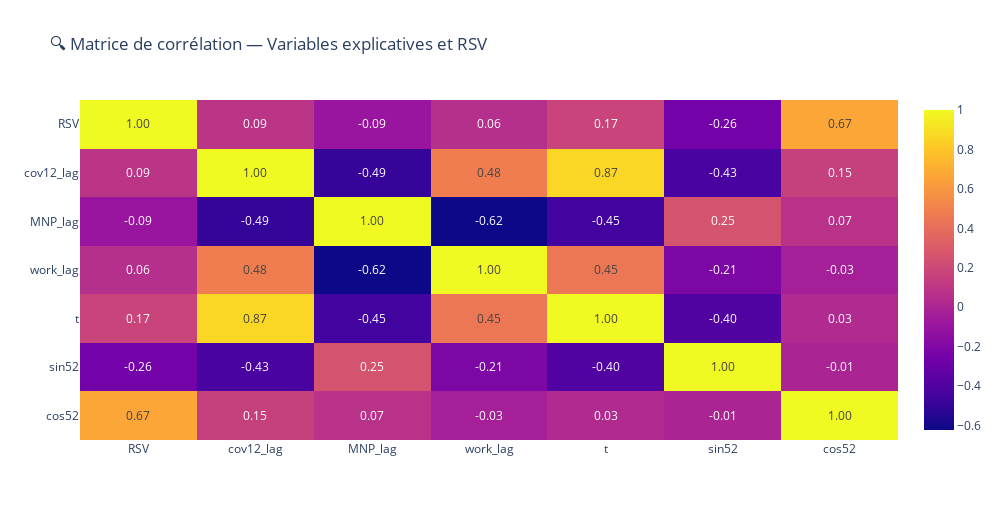

This figure's notebook cell:
### Code cell
# ==========================================
# 🧩 2.1 — Corrélations entre variables
# ==========================================
corr = df_base.corr(numeric_only=True)
fig = px.imshow(corr, text_auto=".2f", aspect="auto",
                title="🔍 Matrice de corrélation — Variables explicatives et RSV")
fig.show()

# Interprétation :
# - Chercher des corrélations >0.8 → risque de colinéarité.
# - Vérifier que RSV est corrélé positivement à ses propres lags, et modérément aux exogènes.

# ==========================================
# 🧩 2.2 — Stationnarité de la série RSV
# ==========================================
from statsmodels.tsa.stattools import adfuller

adf_result = adfuller(df_base["RSV"])
print(f"ADF Statistic: {adf_result[0]:.3f}")
print(f"p-value: {adf_result[1]:.3f}")

# Interprétation :
# p > 0.05 → série non stationnaire (prévoir diff ou sinusoïdes)
# p < 0.05 → stationnaire (modèles OLS/ITS OK)

### Figure 1 — Plotly figure (JSON) as saved in the notebook; plotly's stock layout.template omitted (floating-point values rounded to 4 significant figures)
{"data": [{"coloraxis": "coloraxis", "hovertemplate": "x: %{x}<br>y: %{y}<br>color: %{z}<extra></extra>", "name": "0", "texttemplate": "%{z:.2f}", "type": "heatmap", "x": ["RSV", "cov12_lag", "MNP_lag", "work_lag", "t", "sin52", "cos52"], "xaxis": "x", "y": ["RSV", "cov12_lag", "MNP_lag", "work_lag", "t", "sin52", "cos52"], "yaxis": "y", "z": [[1.0, 0.08885, -0.0948, 0.05568, 0.1727, -0.2557, 0.6668], [0.08885, 1.0, -0.4928, 0.4804, 0.865, -0.431, 0.155], [-0.0948, -0.4928, 1.0, -0.6224, -0.4511, 0.254, 0.07298], [0.05568, 0.4804, -0.6224, 1.0, 0.4488, -0.2125, -0.03363], [0.1727, 0.865, -0.4511, 0.4488, 1.0, -0.4001, 0.02569], [-0.2557, -0.431, 0.254, -0.2125, -0.4001, 1.0, -0.007238], [0.6668, 0.155, 0.07298, -0.03363, 0.02569, -0.007238, 1.0]]}], "layout": {"coloraxis": {"colorscale": [[0, "#0d0887"], [0.1111, "#46039f"], [0.2222, "#7201a8"], [0.3333, "#9c179e"], [0.4444, "#bd3786"], [0.5556, "#d8576b"], [0.6667, "#ed7953"], [0.7778, "#fb9f3a"], [0.8889, "#fdca26"], [1, "#f0f921"]]}, "height": 520, "title": {"text": "🔍 Matrice de corrélation — Variables explicatives et RSV"}, "width": 1000, "xaxis": {"anchor": "y", "domain": [0, 1]}, "yaxis": {"anchor": "x", "autorange": "reversed", "domain": [0, 1]}}}
